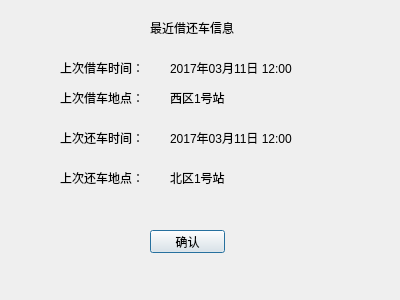
<?xml version="1.0" encoding="UTF-8"?>
<ui version="4.0">
 <class>BikeUI</class>
 <widget class="QDialog" name="BikeUI">
  <property name="geometry">
   <rect>
    <x>0</x>
    <y>0</y>
    <width>400</width>
    <height>300</height>
   </rect>
  </property>
  <property name="windowTitle">
   <string>Form</string>
  </property>
  <widget class="QLabel" name="label">
   <property name="geometry">
    <rect>
     <x>150</x>
     <y>20</y>
     <width>101</width>
     <height>16</height>
    </rect>
   </property>
   <property name="text">
    <string>最近借还车信息</string>
   </property>
  </widget>
  <widget class="QLabel" name="label_2">
   <property name="geometry">
    <rect>
     <x>60</x>
     <y>60</y>
     <width>101</width>
     <height>16</height>
    </rect>
   </property>
   <property name="text">
    <string>上次借车时间：</string>
   </property>
  </widget>
  <widget class="QLabel" name="label_3">
   <property name="geometry">
    <rect>
     <x>60</x>
     <y>90</y>
     <width>101</width>
     <height>16</height>
    </rect>
   </property>
   <property name="text">
    <string>上次借车地点：</string>
   </property>
  </widget>
  <widget class="QLabel" name="label_4">
   <property name="geometry">
    <rect>
     <x>60</x>
     <y>130</y>
     <width>101</width>
     <height>16</height>
    </rect>
   </property>
   <property name="text">
    <string>上次还车时间：</string>
   </property>
  </widget>
  <widget class="QLabel" name="label_5">
   <property name="geometry">
    <rect>
     <x>60</x>
     <y>170</y>
     <width>101</width>
     <height>16</height>
    </rect>
   </property>
   <property name="text">
    <string>上次还车地点：</string>
   </property>
  </widget>
  <widget class="QPushButton" name="pushButton">
   <property name="geometry">
    <rect>
     <x>150</x>
     <y>230</y>
     <width>75</width>
     <height>23</height>
    </rect>
   </property>
   <property name="text">
    <string>确认</string>
   </property>
  </widget>
  <widget class="QLabel" name="label_6">
   <property name="geometry">
    <rect>
     <x>170</x>
     <y>60</y>
     <width>141</width>
     <height>16</height>
    </rect>
   </property>
   <property name="text">
    <string>2017年03月11日 12:00</string>
   </property>
  </widget>
  <widget class="QLabel" name="label_7">
   <property name="geometry">
    <rect>
     <x>170</x>
     <y>90</y>
     <width>141</width>
     <height>16</height>
    </rect>
   </property>
   <property name="text">
    <string>西区1号站</string>
   </property>
  </widget>
  <widget class="QLabel" name="label_8">
   <property name="geometry">
    <rect>
     <x>170</x>
     <y>130</y>
     <width>141</width>
     <height>16</height>
    </rect>
   </property>
   <property name="text">
    <string>2017年03月11日 12:00</string>
   </property>
  </widget>
  <widget class="QLabel" name="label_9">
   <property name="geometry">
    <rect>
     <x>170</x>
     <y>170</y>
     <width>141</width>
     <height>16</height>
    </rect>
   </property>
   <property name="text">
    <string>北区1号站</string>
   </property>
  </widget>
 </widget>
 <resources/>
 <connections/>
</ui>
